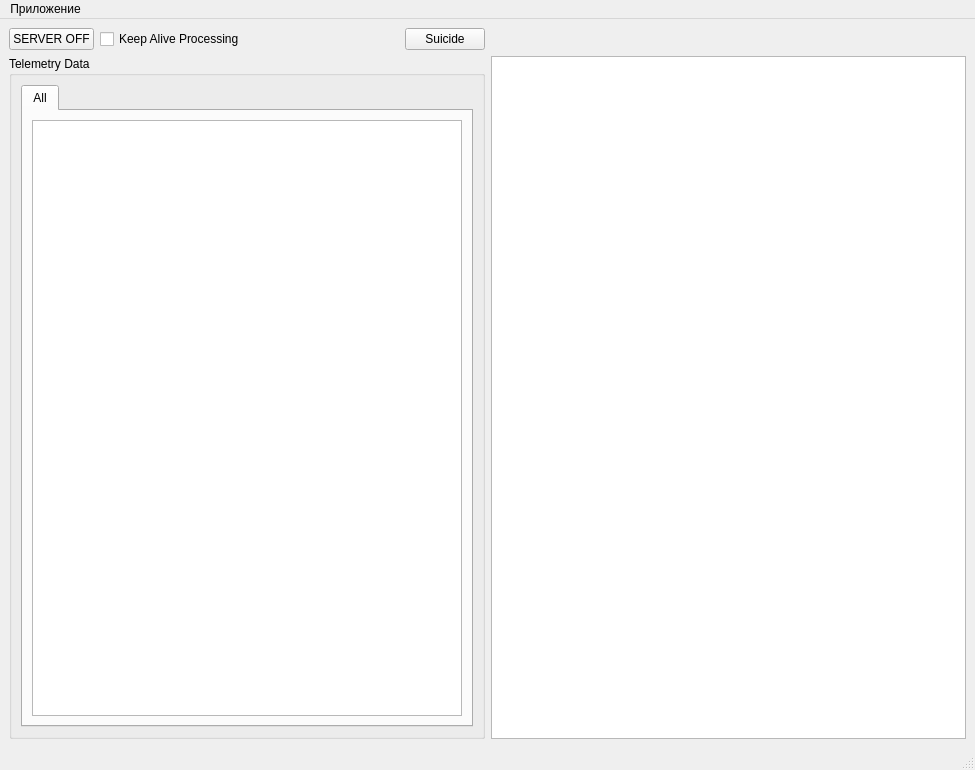
<?xml version="1.0" encoding="UTF-8"?>
<ui version="4.0">
 <class>MainWindow</class>
 <widget class="QMainWindow" name="MainWindow">
  <property name="geometry">
   <rect>
    <x>0</x>
    <y>0</y>
    <width>975</width>
    <height>770</height>
   </rect>
  </property>
  <property name="windowTitle">
   <string>ГОЭН-220: имитатор сервера</string>
  </property>
  <widget class="QWidget" name="centralwidget">
   <layout class="QGridLayout" name="gridLayout">
    <item row="1" column="0">
     <widget class="QGroupBox" name="gbTm">
      <property name="sizePolicy">
       <sizepolicy hsizetype="Expanding" vsizetype="Expanding">
        <horstretch>0</horstretch>
        <verstretch>0</verstretch>
       </sizepolicy>
      </property>
      <property name="title">
       <string>Telemetry Data</string>
      </property>
      <layout class="QGridLayout" name="gridLayout_2">
       <item row="0" column="0">
        <widget class="QTabWidget" name="twTelemetry">
         <property name="currentIndex">
          <number>0</number>
         </property>
         <widget class="QWidget" name="tabTlm">
          <attribute name="title">
           <string>All</string>
          </attribute>
          <layout class="QGridLayout" name="gridLayout_4">
           <item row="0" column="0">
            <widget class="QTableView" name="tvTlm"/>
           </item>
          </layout>
         </widget>
        </widget>
       </item>
      </layout>
     </widget>
    </item>
    <item row="0" column="0">
     <layout class="QHBoxLayout" name="horizontalLayout">
      <item>
       <widget class="QPushButton" name="pbStart">
        <property name="text">
         <string>SERVER OFF</string>
        </property>
        <property name="checkable">
         <bool>true</bool>
        </property>
       </widget>
      </item>
      <item>
       <widget class="QCheckBox" name="chbKeepAliveProc">
        <property name="text">
         <string>Keep Alive Processing</string>
        </property>
       </widget>
      </item>
      <item>
       <spacer name="horizontalSpacer">
        <property name="orientation">
         <enum>Qt::Orientation::Horizontal</enum>
        </property>
        <property name="sizeHint" stdset="0">
         <size>
          <width>40</width>
          <height>20</height>
         </size>
        </property>
       </spacer>
      </item>
      <item>
       <widget class="QPushButton" name="pbSuicide">
        <property name="text">
         <string>Suicide</string>
        </property>
       </widget>
      </item>
     </layout>
    </item>
    <item row="1" column="1">
     <widget class="QListWidget" name="lwLog">
      <property name="alternatingRowColors">
       <bool>true</bool>
      </property>
     </widget>
    </item>
   </layout>
  </widget>
  <widget class="QMenuBar" name="menubar">
   <property name="geometry">
    <rect>
     <x>0</x>
     <y>0</y>
     <width>975</width>
     <height>21</height>
    </rect>
   </property>
   <widget class="QMenu" name="menuAppCtrl">
    <property name="title">
     <string>Приложение</string>
    </property>
    <addaction name="actionShowHide"/>
    <addaction name="separator"/>
    <addaction name="actionQuit"/>
   </widget>
   <addaction name="menuAppCtrl"/>
  </widget>
  <widget class="QStatusBar" name="statusbar"/>
  <action name="actionQuit">
   <property name="text">
    <string>Quit</string>
   </property>
   <property name="shortcut">
    <string>Ctrl+Q</string>
   </property>
  </action>
  <action name="actionShowHide">
   <property name="text">
    <string>Show/Hide</string>
   </property>
  </action>
 </widget>
 <resources/>
 <connections/>
</ui>
